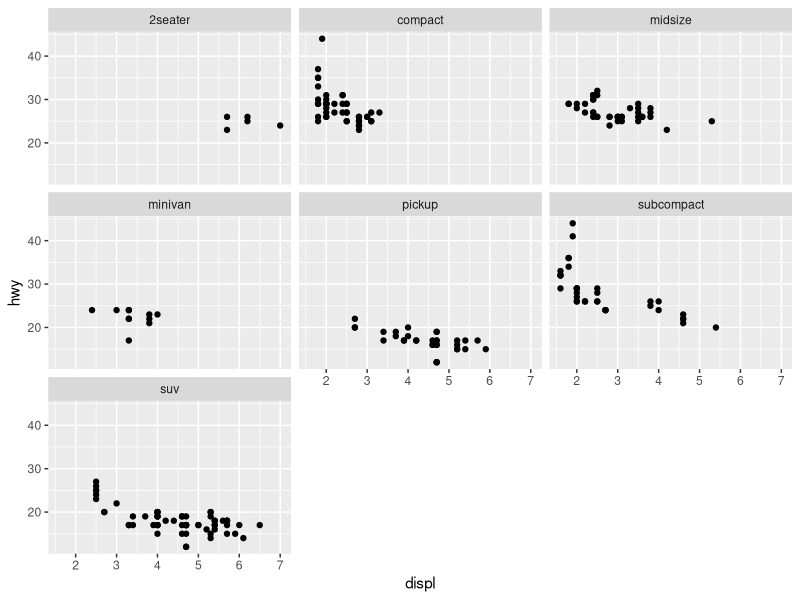
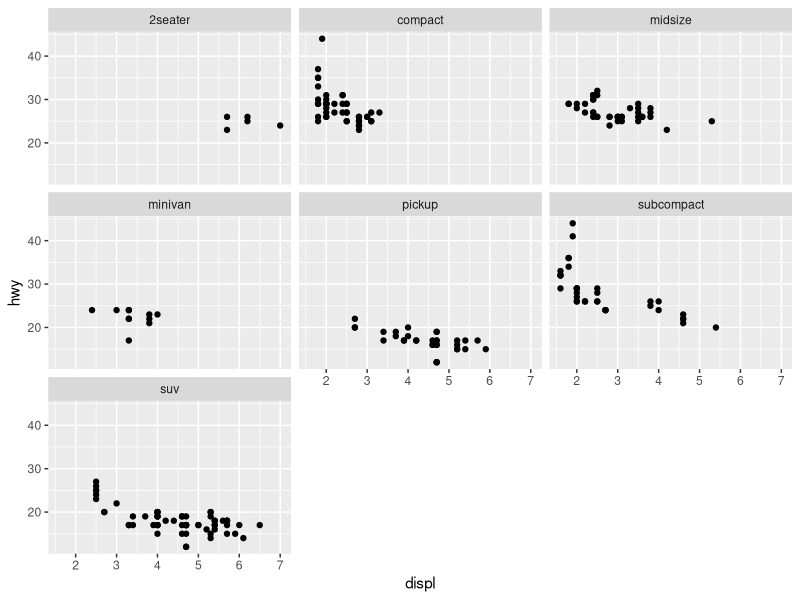
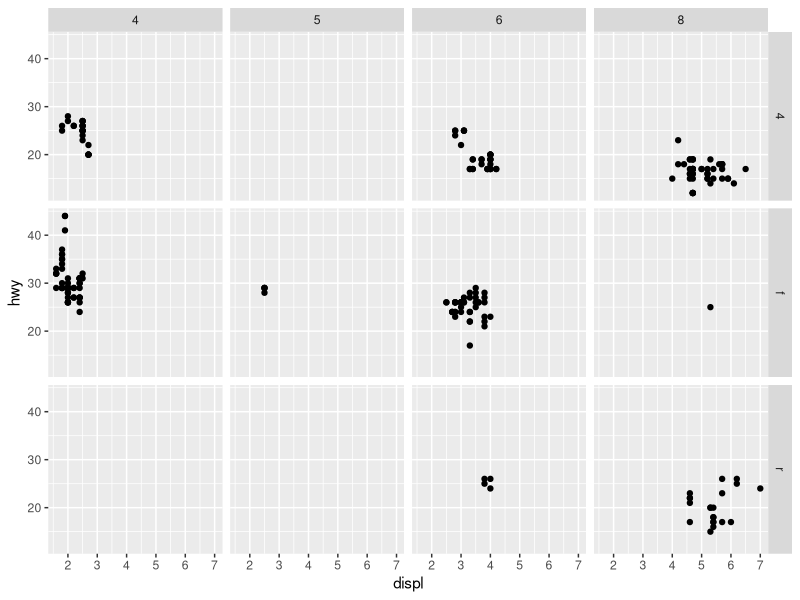
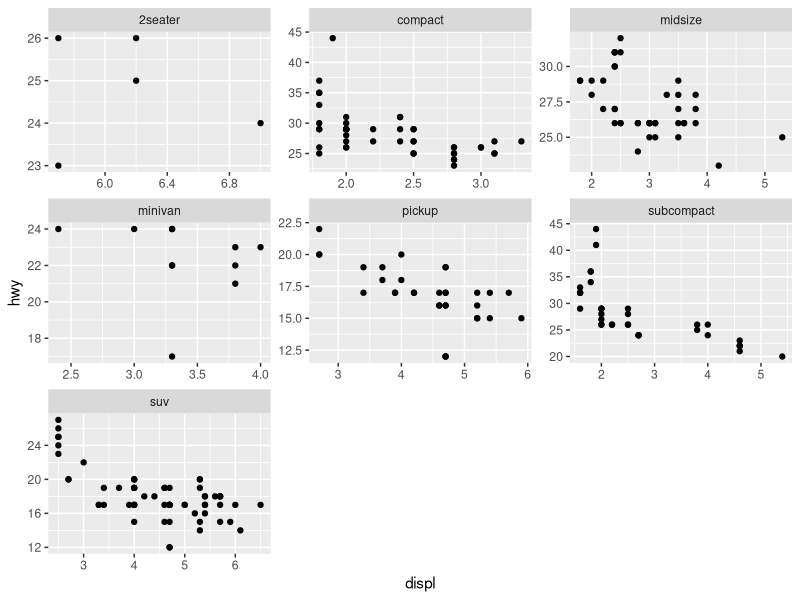
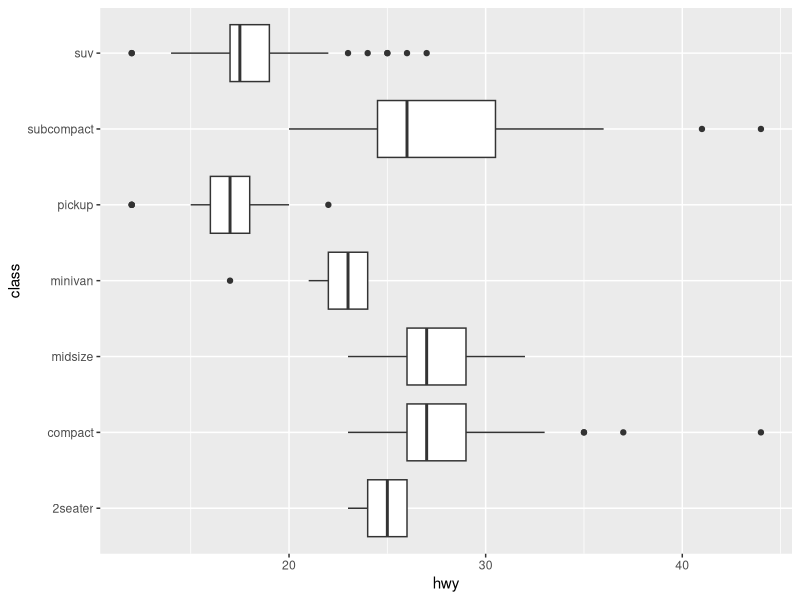
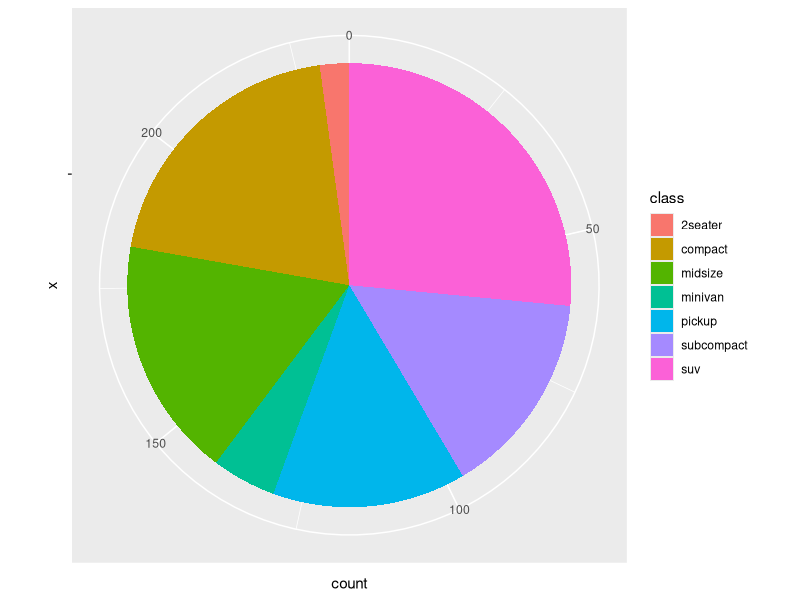

R code for these plots, in order:
# =============================================================================
# ESERCIZI: Facets e Sistemi di Coordinate in ggplot2
# REVELO Training - Data Viz 2025
# =============================================================================
# 
# Istruzioni:
# - Completa ogni esercizio scrivendo il codice richiesto
# - Esegui il codice per verificare che funzioni
# - Confronta con le soluzioni a fine corso
# - Sperimenta con variazioni!
#
# =============================================================================

# SETUP -----------------------------------------------------------------------
library(ggplot2)
library(dplyr)

# Carica datasets
data(mpg)
data(diamonds)
data(economics)
data(mtcars)

# =============================================================================
# PARTE 1: FACET WRAP BASICS
# =============================================================================

# ESERCIZIO 1: Facet Wrap Base -----------------------------------------------
# Obiettivo: Creare scatter plot displ vs hwy, facet per class
# Dataset: mpg

# Il tuo codice qui:
ggplot(mpg, aes(x = displ, y = hwy)) +
  geom_point() +
  facet_wrap(~ class)  # <-- Modifica 'class' con la variabile desiderata




# ESERCIZIO 2: Controllo Colonne ----------------------------------------------
# Obiettivo: Stesso plot, ma con 3 colonne (ncol = 3)

# Il tuo codice qui:
ggplot(mpg, aes(x = displ, y = hwy)) +
  geom_point() +
  facet_wrap(~ class, ncol = 3)  # <-- Modifica il numero di colonne




# ESERCIZIO 3: Histogram con Facet -------------------------------------------
# Obiettivo: Histogram di hwy, facet per drv (tipo trazione)
#            bins = 15

# Il tuo codice qui:




# ESERCIZIO 4: Facet con Aesthetic -------------------------------------------
# Obiettivo: Scatter displ vs hwy, color = drv, facet per class
#            Così combini color E facets

# Il tuo codice qui:




# ESERCIZIO 5: Time Series Facets --------------------------------------------
# Obiettivo: Usa economics, line plot date vs unemploy
#            Facet non applicabile direttamente - crea variabile decade prima
#            Aggiungi decade = floor(year(date)/10)*10
#            Poi facet per decade
# Dataset: economics

# Prepara dati
economics_decade <- economics %>%
  mutate(decade = floor(lubridate::year(date)/10)*10)

# Il tuo codice qui:




# =============================================================================
# PARTE 2: FACET GRID
# =============================================================================

# ESERCIZIO 6: Facet Grid 2D -------------------------------------------------
# Obiettivo: Scatter displ vs hwy
#            Facet grid con drv (righe) e cyl (colonne)

# Il tuo codice qui:
ggplot(mpg, aes(x = displ, y = hwy)) +
  geom_point() +
  facet_grid(drv ~ cyl)  # <-- Modifica la formula rows ~ cols




# ESERCIZIO 7: Grid Solo Righe -----------------------------------------------
# Obiettivo: Boxplot di class vs hwy
#            Facet grid solo righe per year

# Il tuo codice qui:




# ESERCIZIO 8: Grid Solo Colonne ----------------------------------------------
# Obiettivo: Density plot di cty
#            Facet grid solo colonne per drv

# Il tuo codice qui:




# ESERCIZIO 9: Grid con Formula ----------------------------------------------
# Obiettivo: Scatter carat vs price (diamonds, sample 1000 rows)
#            Facet grid: cut ~ color (formula notation)
# Dataset: diamonds

# Prepara dati
diamonds_sample <- diamonds %>% sample_n(1000)

# Il tuo codice qui:




# ESERCIZIO 10: Grid con vars() ----------------------------------------------
# Obiettivo: Stesso plot, usa vars() notation invece di formula
#            rows = vars(cut), cols = vars(color)

# Il tuo codice qui:




# =============================================================================
# PARTE 3: SCALE CONTROL
# =============================================================================

# ESERCIZIO 11: Scale Fisse (Default) ----------------------------------------
# Obiettivo: Scatter displ vs hwy, facet per class
#            Nota come alcuni pannelli hanno molto spazio vuoto

# Il tuo codice qui:




# ESERCIZIO 12: Scale Libere X e Y -------------------------------------------
# Obiettivo: Stesso plot, scales = "free"
#            Osserva differenza - ogni pannello ottimizza range

# Il tuo codice qui:
ggplot(mpg, aes(x = displ, y = hwy)) +
  geom_point() +
  facet_wrap(~ class, scales = "free")  # <-- Prova anche "free_x" o "free_y"




# ESERCIZIO 13: Solo X Libero ------------------------------------------------
# Obiettivo: Stesso plot, scales = "free_x"
#            Y condiviso, X libero per ogni pannello

# Il tuo codice qui:




# ESERCIZIO 14: Solo Y Libero ------------------------------------------------
# Obiettivo: Boxplot di manufacturer vs hwy
#            Facet per year, scales = "free_y"

# Il tuo codice qui:




# ESERCIZIO 15: Quando NON Usare Free Scales ---------------------------------
# Obiettivo: Bar plot count di class, facet per year
#            Prova scales = "fixed" e scales = "free_y"
#            Quale permette miglior confronto tra anni?

# Scales fixed:


# Scales free_y:




# =============================================================================
# PARTE 4: COORDINATE SYSTEMS
# =============================================================================

# ESERCIZIO 16: coord_flip() -------------------------------------------------
# Obiettivo: Boxplot di class vs hwy
#            Usa coord_flip() per labels leggibili

# Il tuo codice qui:
ggplot(mpg, aes(x = class, y = hwy)) +
  geom_boxplot() +
  coord_flip()  # <-- Aggiungi coordinata flip




# ESERCIZIO 17: coord_cartesian() Zoom ---------------------------------------
# Obiettivo: Scatter carat vs price (diamonds sample)
#            Zoom: xlim = c(0, 2), ylim = c(0, 10000)
#            Usa coord_cartesian() (non rimuove dati)

# Il tuo codice qui:




# ESERCIZIO 18: coord_fixed() -----------------------------------------------
# Obiettivo: Scatter drat vs wt (mtcars)
#            Applica coord_fixed(ratio = 1) per aspect 1:1
# Dataset: mtcars

# Il tuo codice qui:




# ESERCIZIO 19: coord_polar() Pie Chart --------------------------------------
# Obiettivo: Crea pie chart di class counts in mpg
#            1. geom_bar(aes(x = "", fill = class))
#            2. coord_polar(theta = "y")

# Il tuo codice qui:
ggplot(mpg, aes(x = "", fill = class)) +
  geom_bar() +
  coord_polar(theta = "y")  # <-- Modifica theta se necessario




# ESERCIZIO 20: coord_polar() Bullseye ---------------------------------------
# Obiettivo: Bar plot di class counts
#            coord_polar(theta = "x") per radar chart

# Il tuo codice qui:




# =============================================================================
# PARTE 5: COORD TRANSFORMATIONS
# =============================================================================

# ESERCIZIO 21: scale_*_log10() ----------------------------------------------
# Obiettivo: Scatter carat vs price (diamonds sample)
#            Log10 transform su entrambi assi con scale functions

# Il tuo codice qui:




# ESERCIZIO 22: coord_trans() -----------------------------------------------
# Obiettivo: Stesso plot, usa coord_trans(x = "log10", y = "log10")
#            Osserva: risultato simile ma non identico

# Il tuo codice qui:




# ESERCIZIO 23: scale_*_sqrt() ----------------------------------------------
# Obiettivo: Scatter carat vs price
#            sqrt transform solo su Y

# Il tuo codice qui:




# ESERCIZIO 24: coord_trans() con smooth ------------------------------------
# Obiettivo: Scatter displ vs hwy + geom_smooth()
#            Prova scale_x_log10() vs coord_trans(x = "log10")
#            Nota differenza in smooth line

# Con scale_x_log10:


# Con coord_trans:




# ESERCIZIO 25: Limiti con coord_cartesian vs xlim -------------------------
# Obiettivo: Scatter displ vs hwy + geom_smooth()
#            Confronta xlim(3, 6) vs coord_cartesian(xlim = c(3, 6))
#            Nota impatto su smooth

# Con xlim (rimuove dati):


# Con coord_cartesian (zoom only):




# =============================================================================
# PARTE 6: COMBINAZIONI AVANZATE
# =============================================================================

# ESERCIZIO 26: Facets + coord_flip -----------------------------------------
# Obiettivo: Boxplot class vs hwy, facet per year
#            Applica coord_flip() per leggibilità

# Il tuo codice qui:




# ESERCIZIO 27: Facets + Zoom -----------------------------------------------
# Obiettivo: Scatter displ vs hwy, facet per drv
#            Zoom su xlim = c(2, 5), ylim = c(15, 35)

# Il tuo codice qui:




# ESERCIZIO 28: Facets + Free Scales + Log ----------------------------------
# Obiettivo: Scatter carat vs price (diamonds sample)
#            Facet per cut, scales = "free"
#            scale_x_log10() + scale_y_log10()

# Il tuo codice qui:




# ESERCIZIO 29: Grid + Multiple Aesthetics ----------------------------------
# Obiettivo: Scatter displ vs hwy
#            Color = class, size = cyl
#            Facet grid: drv ~ year
#            Nota: molte dimensioni! Leggibile?

# Il tuo codice qui:




# ESERCIZIO 30: Best Practice Showcase --------------------------------------
# Obiettivo: Crea visualizzazione efficace mpg data:
#            - Histogram hwy
#            - Facet per drv (tipo trazione)
#            - Aggiungi vline per median di ogni gruppo
#            - Labels chiari
#
# Calcola mediane
hwy_medians <- mpg %>%
  group_by(drv) %>%
  summarise(median_hwy = median(hwy))

# Il tuo codice qui (base + facet + vline):




# =============================================================================
# FINE ESERCIZI
# =============================================================================
# 
# Congratulazioni! Hai completato tutti gli esercizi.
# 
# Prossimi passi:
# - Sperimenta con combinazioni di facets e coordinate systems
# - Prova altri dataset (iris, economics, faithful)
# - Esplora documentazione: ?facet_wrap, ?facet_grid, ?coord_*
# - Considera quando usare facets vs aesthetics (color, shape)
# 
# Le soluzioni saranno fornite a fine corso!
# =============================================================================
